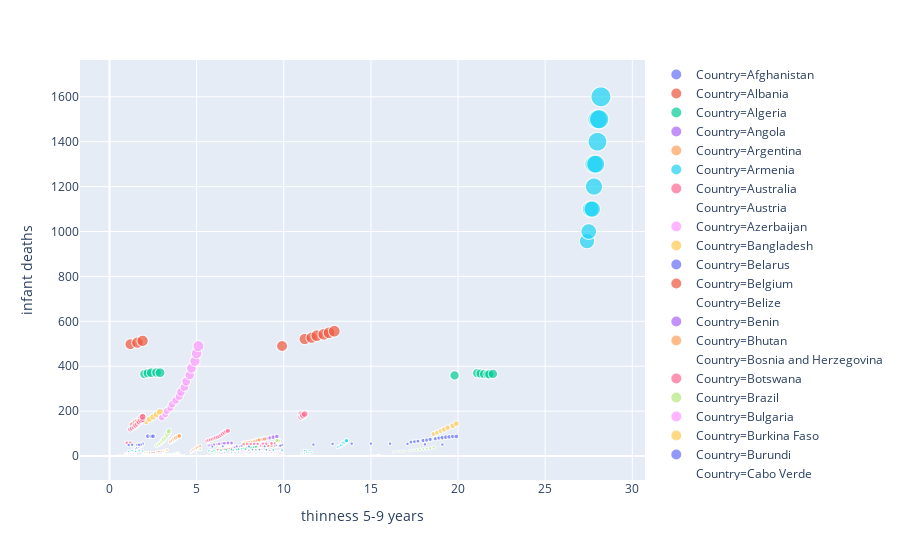

The notebook cell saved with this chart:
### Markdown cell above
A India é o país que mais apresenta morte infantil

### Code cell
fig = px.scatter(df, x=" thinness 5-9 years", y="infant deaths", color="Country",
                 size='infant deaths', hover_data=['Country','infant deaths'])
fig.show()
